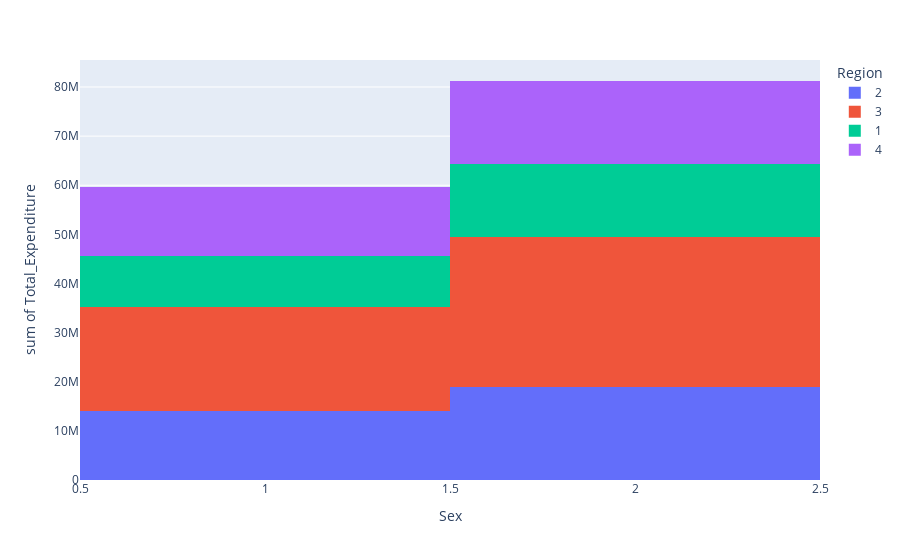

The notebook cell this image was saved under:
### Code cell
px.histogram(df_healthcare, x='Sex', y='Total_Expenditure', color='Region')

### Figure 1 — Plotly figure (JSON) as saved in the notebook; plotly's stock layout.template omitted (floating-point values rounded to 4 significant figures; data arrays with more than 128 entries replaced by an {"elided": "..."} marker saying what was removed)
{"data": [{"alignmentgroup": "True", "bingroup": "x", "histfunc": "sum", "hovertemplate": "Region=2<br>Sex=%{x}<br>sum of Total_Expenditure=%{y}<extra></extra>", "legendgroup": "2", "marker": {"color": "#636efa", "pattern": {"shape": ""}}, "name": "2", "offsetgroup": "2", "orientation": "v", "showlegend": true, "type": "histogram", "x": {"elided": "3637 int values"}, "xaxis": "x", "y": {"elided": "3637 int values"}, "yaxis": "y"}, {"alignmentgroup": "True", "bingroup": "x", "histfunc": "sum", "hovertemplate": "Region=3<br>Sex=%{x}<br>sum of Total_Expenditure=%{y}<extra></extra>", "legendgroup": "3", "marker": {"color": "#EF553B", "pattern": {"shape": ""}}, "name": "3", "offsetgroup": "3", "orientation": "v", "showlegend": true, "type": "histogram", "x": {"elided": "6204 int values"}, "xaxis": "x", "y": {"elided": "6204 int values"}, "yaxis": "y"}, {"alignmentgroup": "True", "bingroup": "x", "histfunc": "sum", "hovertemplate": "Region=1<br>Sex=%{x}<br>sum of Total_Expenditure=%{y}<extra></extra>", "legendgroup": "1", "marker": {"color": "#00cc96", "pattern": {"shape": ""}}, "name": "1", "offsetgroup": "1", "orientation": "v", "showlegend": true, "type": "histogram", "x": {"elided": "2719 int values"}, "xaxis": "x", "y": {"elided": "2719 int values"}, "yaxis": "y"}, {"alignmentgroup": "True", "bingroup": "x", "histfunc": "sum", "hovertemplate": "Region=4<br>Sex=%{x}<br>sum of Total_Expenditure=%{y}<extra></extra>", "legendgroup": "4", "marker": {"color": "#ab63fa", "pattern": {"shape": ""}}, "name": "4", "offsetgroup": "4", "orientation": "v", "showlegend": true, "type": "histogram", "x": {"elided": "4205 int values"}, "xaxis": "x", "y": {"elided": "4205 int values"}, "yaxis": "y"}], "layout": {"barmode": "relative", "legend": {"title": {"text": "Region"}, "tracegroupgap": 0}, "margin": {"t": 60}, "xaxis": {"anchor": "y", "domain": [0, 1], "title": {"text": "Sex"}}, "yaxis": {"anchor": "x", "domain": [0, 1], "title": {"text": "sum of Total_Expenditure"}}}}
